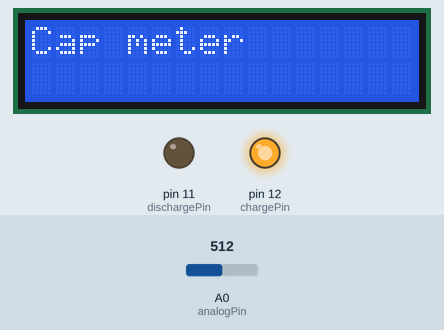
The sketch below on a simulated Arduino Uno, built with avr-gcc and run on an emulated ATmega328P. Shown: 16×2 character LCD, output pins drawn as LEDs (lit = HIGH). The test bench sets the inputs (shaded band); at power-on: A0 (analogPin) = 512.

Above: at 1.2 s.
1.3 s: A0 (analogPin) set to 632
2.8 s: A0 (analogPin) set to 660
At 3.2 s:
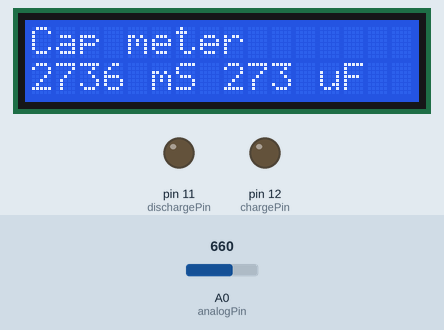
4.3 s: A0 (analogPin) set to 0
At 5.5 s:
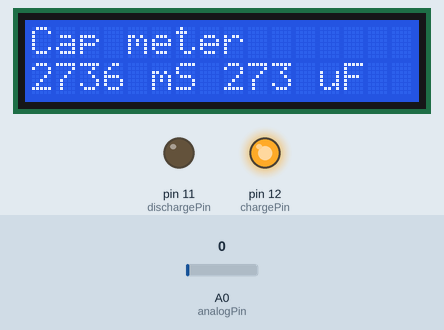
5.8 s: A0 (analogPin) set to 658
At 6.7 s:
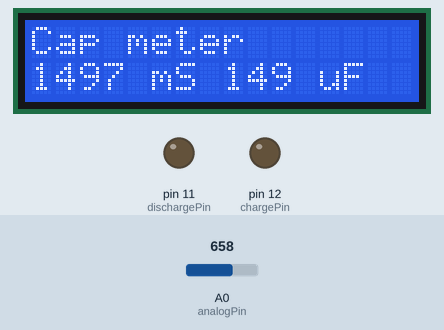
Timing chart, 0 to 8.3 s (numbered marks = the images above; inputs shaded):
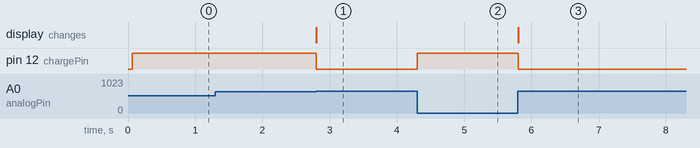

The sketch:

lcapLcd.ino
```cpp
#include <LiquidCrystal.h>

#define analogPin      0
#define chargePin      12
#define dischargePin   11
#define resistorValue  10000.0F


// initialize the library by associating any needed LCD interface pin
// with the arduino pin number it is connected to
const int rs = 7, rw = 8, en = 6, d4 = 5, d5 = 4, d6 = 3, d7 = 2;
LiquidCrystal lcd(rs, rw, en, d4, d5, d6, d7);

unsigned long startTime;
unsigned long elapsedTime;
float microFarads;
float nanoFarads;


void setup() {
  // set up the LCD's number of columns and rows:
  lcd.begin(16, 2);
  // Print a message to the LCD.
  //lcd.print("Cap meter ");

  pinMode(chargePin, OUTPUT);
  digitalWrite(chargePin, LOW);

}

void loop() {


  lcd.print("Cap meter       ");
  lcd.setCursor(0, 1);

  digitalWrite(chargePin, HIGH);
  startTime = millis();
  while(analogRead(analogPin) < 648){
  }

  elapsedTime= millis() - startTime;
  microFarads = ((float)elapsedTime / resistorValue) * 1000;
  lcd.print(elapsedTime);
  lcd.print(" mS ");

  if (microFarads > 1){
    lcd.print((long)microFarads);
    lcd.print(" uF        ");
  }

  else{
    nanoFarads = microFarads * 1000.0;
    lcd.print((long)nanoFarads);
    lcd.print(" nF        ");
    delay(500);
  }

  digitalWrite(chargePin, LOW);
  pinMode(dischargePin, OUTPUT);
  digitalWrite(dischargePin, LOW);
  while(analogRead(analogPin) > 0){
  }

  pinMode(dischargePin, INPUT);

  //lcd.clear();

}
```

Measured:
- the behaviour switches between 647 and 648 on A0 (analogPin) (found by bisection; images 0 and 1)
- after the input at 1.3 s, every drawn part: stays the same
- after the input at 2.8 s, pin 12 (chargePin): HIGH → LOW at once; the display: changes at once (image 1)
- after the input at 4.3 s, pin 12 (chargePin): LOW → HIGH at once
- after the input at 5.8 s, pin 12 (chargePin): HIGH → LOW at once; the display: changes at once (image 3)
